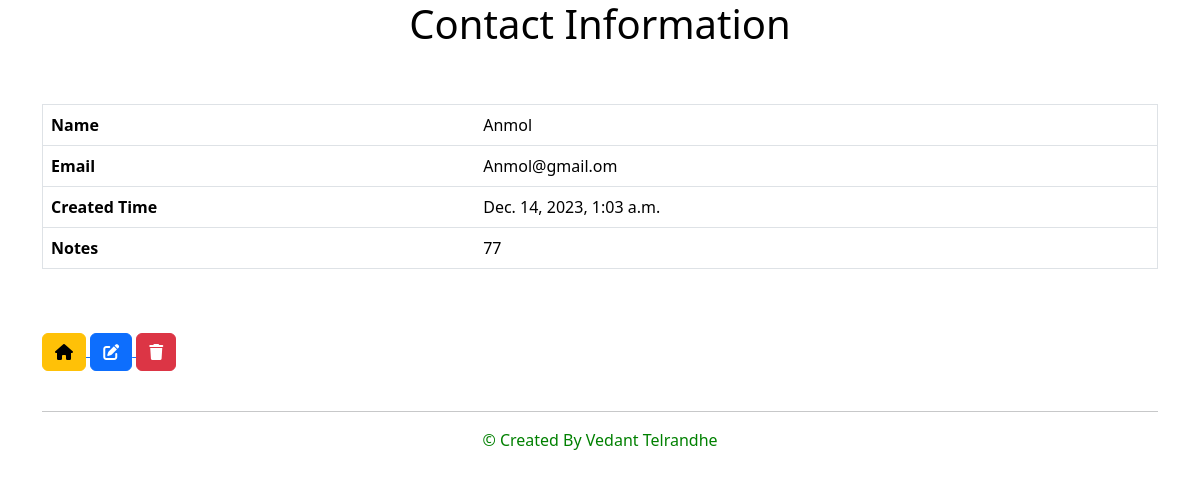
/viewDetails/6/, run on the app's committed database.
### ContactManagement/models.py (models this page shows, shortened)
class Contact(models.Model):
    id=models.IntegerField(primary_key=True)
    fullname = models.CharField(max_length=100, unique=True)
    emailId=models.EmailField(unique=True)
    notes = models.CharField(max_length=255, default='No notes')
    created_at = models.DateTimeField(auto_now_add=True)

### ContactManagement/views.py (the view)
# urls.py: path('viewDetails/<int:id>/', views.viewDetails, name="viewDetails")
def viewDetails(request, id):
    contact = get_object_or_404(Contact, pk=id)
    return render(request, 'viewDetails.html', {'contact': contact})

### ContactManagement/templates/viewDetails.html (shortened to what this page needs)
{% load static %}
<!DOCTYPE html>
<html lang="en">
<head>
    <link rel="stylesheet" href="https://cdnjs.cloudflare.com/ajax/libs/font-awesome/6.4.0/css/all.min.css">
    {% load bootstrap5 %}
    {% bootstrap_css %}
</head>
<body>
    <div class="container">
        <h1 style="color:Black;">Contact Information</h1>
        <br><br>
        <table id="customers" class="table" border="1">
            <thead class="thead-dark">
                <tr>
                    <th>Name</th>
                    <td> {{ contact.fullname }} </td>
                </tr>
                <tr>
                    <th>Email</th>
                    <td>{{ contact.emailId }}</td>
                </tr>
                <tr>
                    <th>Created Time</th>
                    <td>{{ contact.created_at }}</td>
                </tr>
                <tr>
                    <th>Notes</th>
                    <td>{{ contact.notes }}</td>
                </tr>
            </thead>
        </table>
        <br><br>
        <a href="{% url 'index' %}">
            <button id="new3" class="btn btn-warning">
                <i class="fas fa-home"></i>
            </button>
        </a>
        <a href="{% url 'updateContact' contact.id %}">
            <button class="btn btn-primary icon-btn">
                <i class="fas fa-edit"></i>
            </button>
        </a>
        <a href="{% url 'deleteContact' contact.id %}">
            <button class="btn btn-danger icon-btn">
                <i class="fas fa-trash"></i>
            </button>
        </a>
        <footer class="pt-4">
            <hr />
            <p class="text-center" style="color:Green;" >&copy;&nbsp;Created By Vedant Telrandhe</p>
        </footer>
    </div>
</body>
</html>

### ContactManagement/templates/viewDetails.html (style rules this page uses)
h1 { text-align: center; }

### data on the page
Contact: fullname "Anmol", emailId "Anmol@gmail.om", created_at "Dec. 14, 2023, 1:03 a.m.", notes "77"
